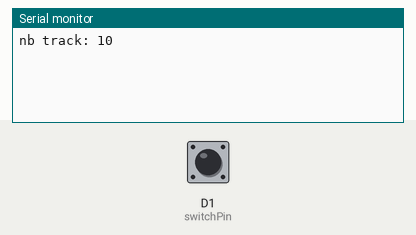
Bench run of a sketch on a simulated ESP8266 (NodeMCU). On the bench: the last lines printed to the serial monitor. Inputs (shaded band) come from the test bench; at power-on: D1 (switchPin) LOW. Random numbers use the default seed unless the sketch sets one; the audio player accepts every command and is not drawn.

Above: at 2.7 s.
2.8 s: D1 (switchPin) pulled HIGH for 1 s
At 3.8 s:
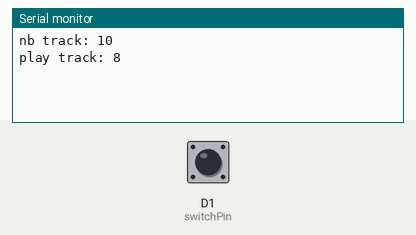
5.3 s: D1 (switchPin) pulled HIGH for 1 s
At 6.8 s:
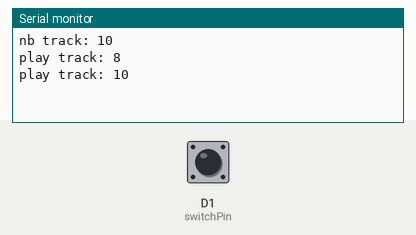
7.8 s: D1 (switchPin) pulled HIGH for 3.2 s
At 8.7 s:
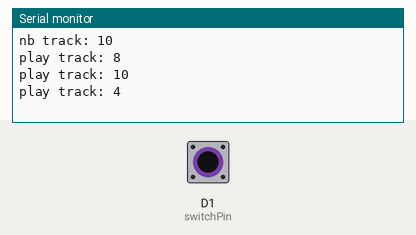

Measured:
- after the input at 2.8 s, the serial monitor: prints a new line after 0.31 s (image 1)
- after the input at 5.3 s, the serial monitor: prints a new line after 0.31 s (image 2)
- after the input at 7.8 s, the serial monitor: prints a new line after 0.31 s (image 3)

The sketch:

Meetup_boite_meuhzic.ino
```cpp
#include <DFPlayerMini_Fast.h>
#include <SoftwareSerial.h>

SoftwareSerial mySerial(D5, D6); // RX, TX

DFPlayerMini_Fast myMP3;

const int switchPin = D1;
const unsigned long tempoButton = 250;

bool readyToPlay;
bool buttonStart;
bool buttonStartTempo;

int nbTrack = 0;
int nextTrack = 0;

unsigned long tempoStart;
unsigned long tempoEnd;

void setup()
{
  Serial.begin(115200);

  mySerial.begin(9600);
  myMP3.begin(mySerial);

  pinMode(switchPin, INPUT);
  digitalWrite(switchPin, HIGH);

  delay(1000); //attente fin init myMP3.begin(mySerial)
  nbTrack = myMP3.numSdTracks();
  Serial.print("nb track: ");
  Serial.println(nbTrack);
}

void loop()
{
  //lissage detecteur de mouvement
  buttonStart = digitalRead(switchPin);//Read the value of pin2
  if (buttonStart) {
    tempoStart = millis();
    if (millis() - tempoEnd > tempoButton) {
      //la boite est penchée
      buttonStartTempo = true;
    }
  } else {
    tempoEnd = millis();
    if (millis() - tempoStart > tempoButton) {
      //la boite est droite
      buttonStartTempo = false;
    }
  }

  //lancer Mp3
  if (readyToPlay and buttonStartTempo) { //si la boite viens d'etre penché
    if (not(myMP3.isPlaying())) {//si le module MP3 n'est pas occupé
      myMP3.volume(25);
      delay(20);

      nextTrack = random(1, nbTrack + 1); //choisi un titre aléatoirement
      myMP3.play(nextTrack); //joue le titre choisi

      Serial.print("play track: "); //log port série
      Serial.println(nextTrack);
    }

    readyToPlay = false; //raz front montant

  } else if (!buttonStartTempo) {
    readyToPlay = true; //set front montant
  }
}
```
